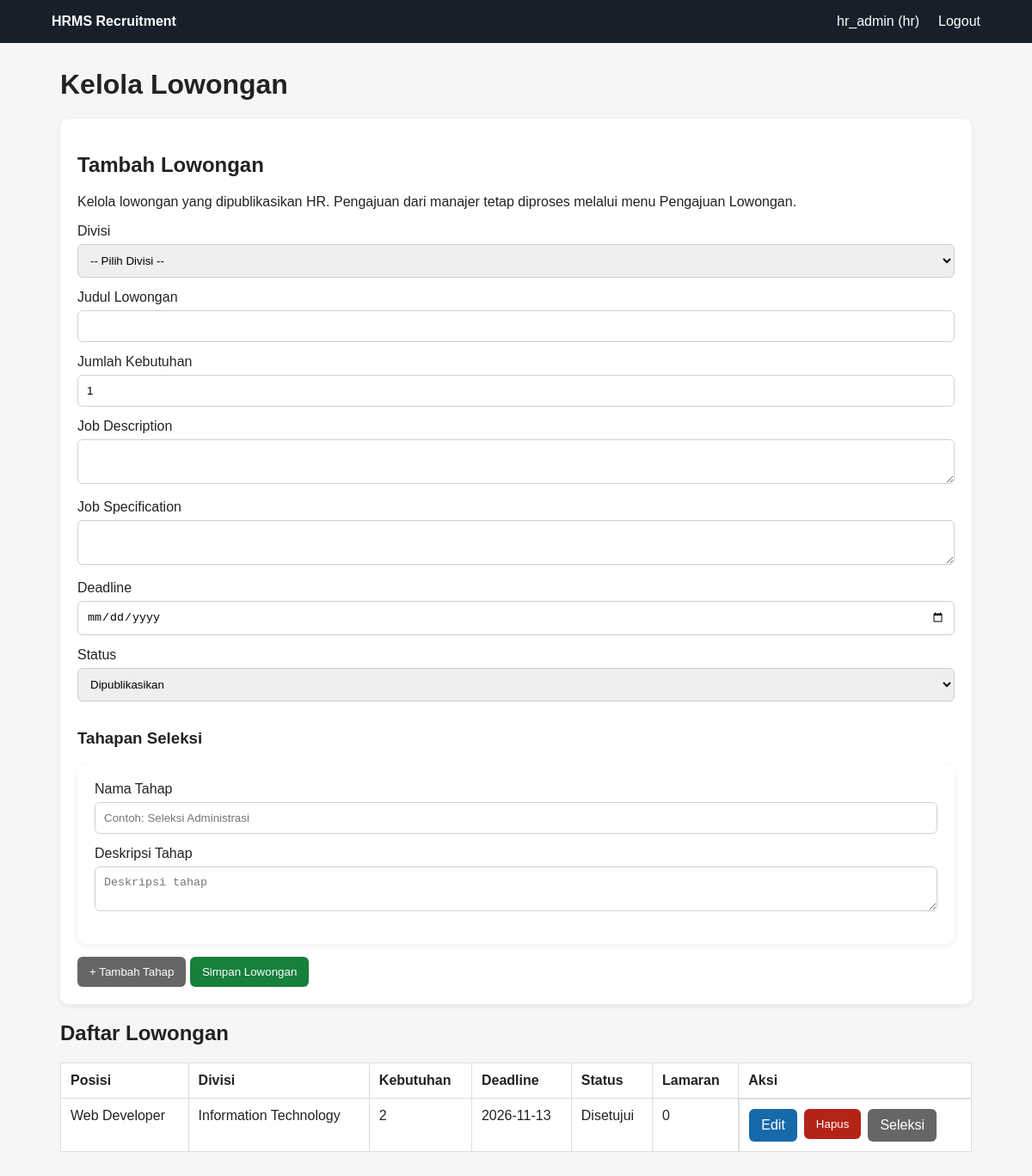
The page /hr/lowongan.php (signed in) on the database its author committed.
### tables this page shows
CREATE TABLE lowongan (
    id_lowongan INT AUTO_INCREMENT PRIMARY KEY,
    id_divisi INT NOT NULL,
    judul_lowongan VARCHAR(150) NOT NULL,
    job_description TEXT NOT NULL,
    job_specification TEXT NOT NULL,
    jumlah_kebutuhan INT NOT NULL,
    tanggal_pengajuan DATETIME NOT NULL DEFAULT CURRENT_TIMESTAMP,
    status ENUM('Diajukan','Disetujui','Ditolak','Dipublikasikan','Ditutup') NOT NULL DEFAULT 'Diajukan',
    tanggal_publish DATETIME NULL,
    deadline DATE NULL,
    CONSTRAINT fk_lowongan_divisi FOREIGN KEY (id_divisi) REFERENCES divisi(id_divisi) ON UPDATE CASCADE ON DELETE RESTRICT
);

CREATE TABLE divisi (
    id_divisi INT AUTO_INCREMENT PRIMARY KEY,
    nama_divisi VARCHAR(100) NOT NULL UNIQUE
);

### config/auth.php (called while the page is built, shortened)
<?php
function e($v){return htmlspecialchars((string)($v??''),ENT_QUOTES,'UTF-8');}

### hr/lowongan.php (the view, shortened to what this page needs)
<?php
require_once '../config/auth.php';
require_once '../config/database.php';
require_once '../config/layout.php';
$job = null; $jobStages = []; $applicationCount = 0;
$rows = $pdo->query('SELECT l.*,d.nama_divisi,(SELECT COUNT(*) FROM lamaran la WHERE la.id_lowongan=l.id_lowongan) AS jumlah_lamaran FROM lowongan l JOIN divisi d ON d.id_divisi=l.id_divisi ORDER BY l.id_lowongan DESC')->fetchAll();
?>
<div class="card">
<h2><?=$job ? 'Edit Lowongan' : 'Tambah Lowongan'?></h2>
<p>Kelola lowongan yang dipublikasikan HR. Pengajuan dari manajer tetap diproses melalui menu Pengajuan Lowongan.</p>
<form method="post">
<label>Divisi<select name="id_divisi" required><option value="">-- Pilih Divisi --</option></select></label>
<label>Judul Lowongan<input name="judul_lowongan" maxlength="150" required value="<?=e($job['judul_lowongan'] ?? ($_POST['judul_lowongan'] ?? ''))?>"></label>
<label>Jumlah Kebutuhan<input type="number" name="jumlah_kebutuhan" min="1" required value="<?=e($job['jumlah_kebutuhan'] ?? ($_POST['jumlah_kebutuhan'] ?? 1))?>"></label>
<label>Job Description<textarea name="job_description" required><?=e($job['job_description'] ?? ($_POST['job_description'] ?? ''))?></textarea></label>
<label>Job Specification<textarea name="job_specification" required><?=e($job['job_specification'] ?? ($_POST['job_specification'] ?? ''))?></textarea></label>
<label>Deadline<input type="date" name="deadline" value="<?=e($job['deadline'] ?? ($_POST['deadline'] ?? ''))?>"></label>
<label>Status<select name="status"><option value="Dipublikasikan" <?=($job['status'] ?? ($_POST['status'] ?? 'Dipublikasikan'))==='Dipublikasikan'?'selected':''?>>Dipublikasikan</option></select></label>
<h3>Tahapan Seleksi</h3>
<?php if ($job && $applicationCount > 0): ?>
<p>Sudah ada <?=$applicationCount?> lamaran. Tahapan dikunci agar hasil seleksi dan lamaran yang sedang berjalan tidak rusak.</p>
<ol><?php foreach($jobStages as $st): ?><li><?=e($st['nama_tahapan'])?> — <?=e($st['deskripsi'])?></li><?php endforeach; ?></ol>
<?php else: ?>
<div id="steps">
<?php $initialStages = $_POST['tahap_nama'] ?? array_column($jobStages,'nama_tahapan'); if (!$initialStages) {$initialStages=[''];} foreach($initialStages as $i=>$stageName): ?>
<div class="card"><label>Nama Tahap<input name="tahap_nama[]" value="<?=e($stageName)?>" placeholder="Contoh: Seleksi Administrasi" required></label><label>Deskripsi Tahap<textarea name="tahap_desc[]" placeholder="Deskripsi tahap"><?=e($initialDescs[$i] ?? '')?></textarea></label></div>
<?php endforeach; ?>
</div><button type="button" class="btn secondary" onclick="addStep()">+ Tambah Tahap</button>
<?php endif; ?>
<button class="btn success" type="submit">Simpan Lowongan</button><?php if($job): ?> <a class="btn secondary" href="lowongan.php">Batal Edit</a><?php endif; ?>
</form>
</div>
<h2>Daftar Lowongan</h2>
<table><tr><th>Posisi</th><th>Divisi</th><th>Kebutuhan</th><th>Deadline</th><th>Status</th><th>Lamaran</th><th>Aksi</th></tr>
<?php foreach($rows as $r): ?><tr><td><?=e($r['judul_lowongan'])?></td><td><?=e($r['nama_divisi'])?></td><td><?=e($r['jumlah_kebutuhan'])?></td><td><?=e($r['deadline'] ?: '-')?></td><td><?=e($r['status'])?></td><td><?=e($r['jumlah_lamaran'])?></td><td class="actions"><a class="btn" href="lowongan.php?edit=<?=$r['id_lowongan']?>">Edit</a><form method="post" onsubmit="return confirm('Hapus lowongan ini? Tindakan ini tidak dapat dibatalkan.');"><input type="hidden" name="action" value="delete"><input type="hidden" name="id_lowongan" value="<?=$r['id_lowongan']?>"><button class="btn danger" type="submit" <?=((int)$r['jumlah_lamaran']>0)?'disabled title="Lowongan memiliki lamaran"':''?>>Hapus</button></form><a class="btn secondary" href="seleksi.php?id=<?=$r['id_lowongan']?>">Seleksi</a></td></tr><?php endforeach; ?>
</table>

### assets/style.css (style rules this page uses)
* { box-sizing:border-box }
body { font-family:Arial,sans-serif;background:#f4f6f8;color:#222;margin:0 }
.card { background:#fff;padding:20px;margin:15px 0;border-radius:10px;box-shadow:0 2px 8px #0001 }
.btn { display:inline-block;background:#1769aa;color:white;padding:10px 14px;border:0;border-radius:6px;text-decoration:none;cursor:pointer }
.btn.secondary { background:#666 }
.btn.danger { background:#b42318 }
.btn.success { background:#16803c }
input,textarea,select { width:100%;padding:10px;margin:6px 0 14px;border:1px solid #ccd1d6;border-radius:6px }
table { width:100%;border-collapse:collapse;background:#fff;margin-top:20px }
th,td { padding:11px;border:1px solid #ddd;text-align:left;vertical-align:top }
.actions { display:flex;gap:8px;flex-wrap:wrap }

### rows shown on the page
lowongan: judul_lowongan "Web Developer", id_divisi.nama_divisi "Information Technology", jumlah_kebutuhan "2", deadline "2026-11-13", status "Disetujui", jumlah_lamaran "0"

### other values the page prints
$u['nama'] "hr_admin"
$u['role'] "hr"
$title "Kelola Lowongan"
